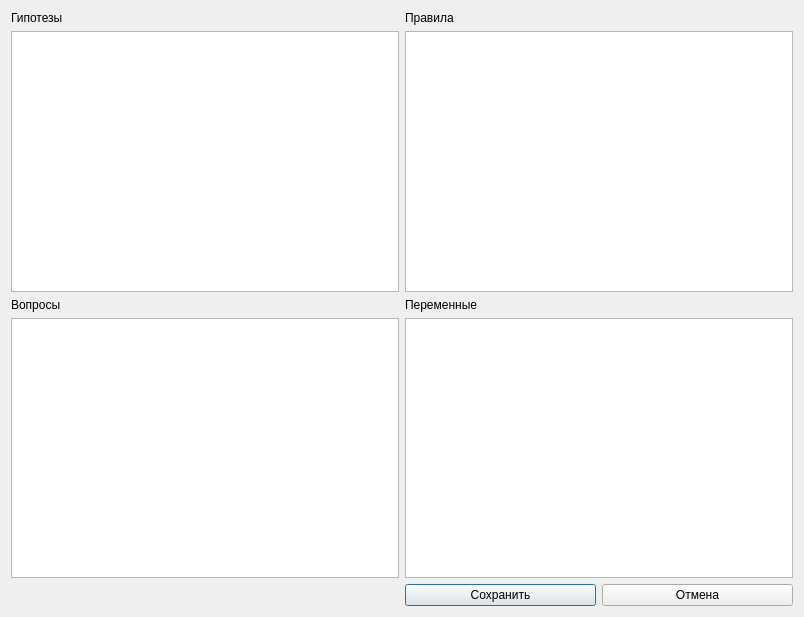
<?xml version="1.0" encoding="UTF-8"?>
<ui version="4.0">
 <class>base</class>
 <widget class="QDialog" name="base">
  <property name="geometry">
   <rect>
    <x>0</x>
    <y>0</y>
    <width>804</width>
    <height>617</height>
   </rect>
  </property>
  <property name="windowTitle">
   <string>База знаний</string>
  </property>
  <layout class="QGridLayout" name="gridLayout">
   <item row="1" column="0">
    <widget class="QTextEdit" name="hyposEdit"/>
   </item>
   <item row="5" column="0">
    <widget class="QTextEdit" name="questEdit"/>
   </item>
   <item row="0" column="0">
    <widget class="QLabel" name="hypos">
     <property name="text">
      <string>Гипотезы</string>
     </property>
    </widget>
   </item>
   <item row="4" column="0">
    <widget class="QLabel" name="quest">
     <property name="text">
      <string>Вопросы</string>
     </property>
    </widget>
   </item>
   <item row="0" column="1">
    <widget class="QLabel" name="rules">
     <property name="text">
      <string>Правила</string>
     </property>
    </widget>
   </item>
   <item row="1" column="1">
    <widget class="QTextEdit" name="rulesEdit"/>
   </item>
   <item row="5" column="1">
    <widget class="QTextEdit" name="varEdit"/>
   </item>
   <item row="4" column="1">
    <widget class="QLabel" name="var">
     <property name="text">
      <string>Переменные</string>
     </property>
    </widget>
   </item>
   <item row="6" column="1">
    <layout class="QHBoxLayout" name="horizontalLayout_2">
     <item>
      <widget class="QPushButton" name="save">
       <property name="text">
        <string>Сохранить</string>
       </property>
      </widget>
     </item>
     <item>
      <widget class="QPushButton" name="cansel">
       <property name="text">
        <string>Отмена</string>
       </property>
      </widget>
     </item>
    </layout>
   </item>
  </layout>
 </widget>
 <resources/>
 <connections/>
</ui>
